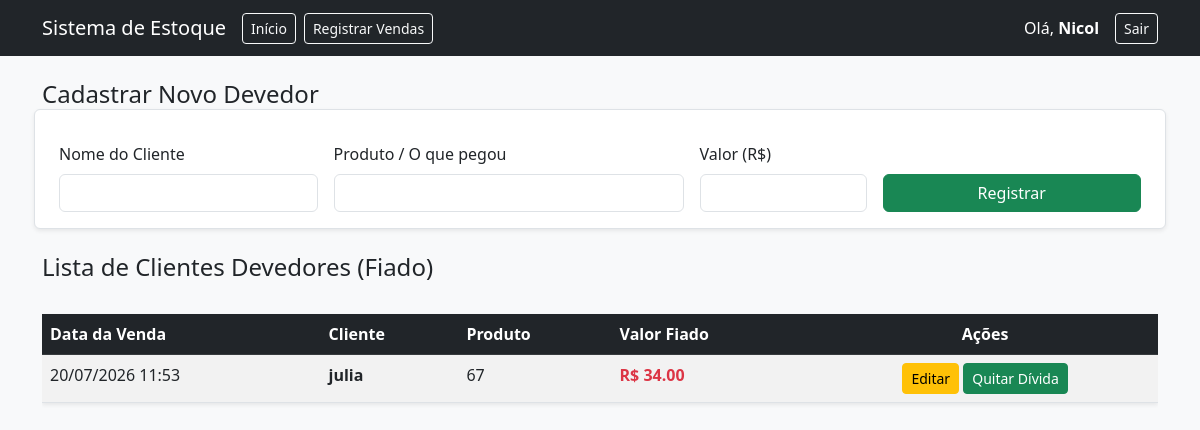
Page /fiados (signed in) on the earlier database version.
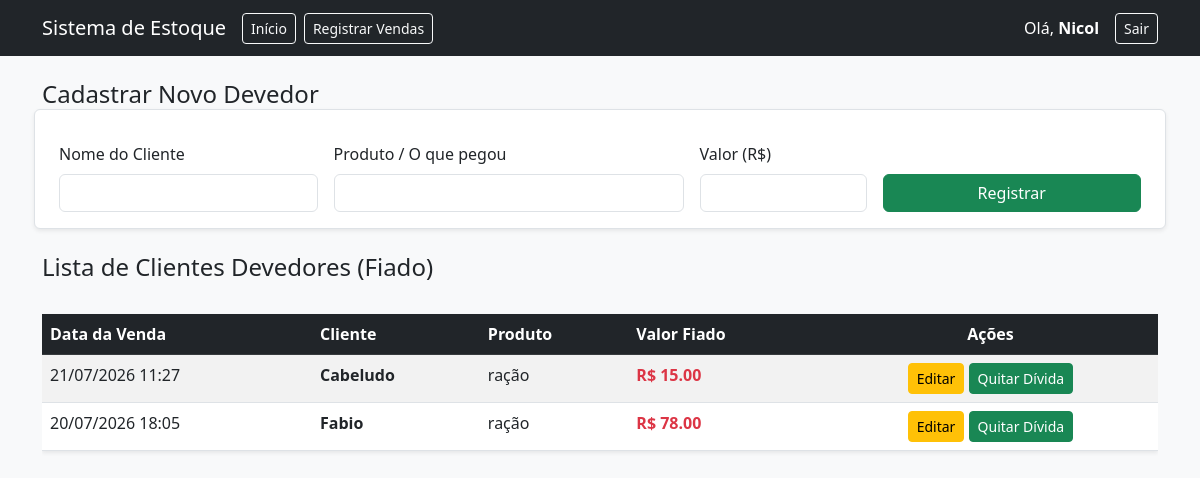
Same page on the later database version.
### app.py (models this page shows)
class Fiado(db.Model):
    id = db.Column(db.Integer, primary_key=True)
    cliente = db.Column(db.String(100), nullable=False)
    produto_nome = db.Column(db.String(100), nullable=False)
    valor_fiado = db.Column(db.Float, nullable=False)
    data_venda = db.Column(db.DateTime, default=datetime.now)
    usuario_id = db.Column(db.Integer, db.ForeignKey('usuario.id'), nullable=False)

### app.py (the view, shortened to what this page needs)
@app.route('/fiados', methods=['GET', 'POST'])
@login_required
def fiados():
    lista_fiados = Fiado.query.filter_by(usuario_id=current_user.id).order_by(Fiado.data_venda.desc()).all()
    return render_template('fiados.html', fiados=lista_fiados)

### app.py (called while the page is built)
@login_manager.user_loader
def load_user(user_id):
    return db.session.get(Usuario, int(user_id))

### templates/fiados.html (shortened to what this page needs)
<!DOCTYPE html>
<html lang="pt-br">
<head>
    <link href="https://cdn.jsdelivr.net/npm/bootstrap@5.3.0/dist/css/bootstrap.min.css" rel="stylesheet">
</head>
<body class="bg-light">
    <nav class="navbar navbar-expand-lg navbar-dark bg-dark mb-4">
        <div class="container">
            <a class="navbar-brand" href="/">Sistema de Estoque</a>
            <div class="collapse navbar-collapse" id="navbarNav">
                <ul class="navbar-nav me-auto">
                    <li class="nav-item">
                        <a class="btn btn-outline-light btn-sm me-2" href="/">Início</a>
                    </li>
                    <li class="nav-item">
                        <a class="btn btn-outline-light btn-sm me-2" href="/registrarVendas">Registrar Vendas</a>
                    </li>
                </ul>
            </div>
            <div class="d-flex align-items-center">
                <span class="navbar-text me-3 text-white">
                    Olá, <strong>{{ current_user.username }}</strong>
                </span>
                <a href="/logout" class="btn btn-outline-light btn-sm">Sair</a>
            </div>
        </div>
    </nav>
    <div class="container">
        <h2 class="h4 mb-3">Cadastrar Novo Devedor</h2>
        <form method="POST" action="/fiados">
            <div class="row g-3 align-items-end p-3 bg-white shadow-sm rounded border">
                <div class="col-md-3">
                    <label class="form-label">Nome do Cliente</label>
                    <input type="text" name="cliente" class="form-control" required>
                </div>
                <div class="col-md-4">
                    <label class="form-label">Produto / O que pegou</label>
                    <input type="text" name="produto_nome" class="form-control" required>
                </div>
                <div class="col-md-2">
                    <label class="form-label">Valor (R$)</label>
                    <input type="number" step="0.01" min="0" name="valor_fiado" class="form-control" required>
                </div>
                <div class="col-md-3">
                    <button type="submit" class="btn btn-success w-100">Registrar</button>
                </div>
            </div>
        </form>
        <h2 class="h4 mb-3 mt-4">Lista de Clientes Devedores (Fiado)</h2>
        <div class="table-responsive">
            <table class="table table-striped table-hover mt-3 bg-white shadow-sm">
                <thead class="table-dark">
                    <tr>
                        <th>Data da Venda</th>
                        <th>Cliente</th>
                        <th>Produto</th>
                        <th>Valor Fiado</th>
                        <th class="text-center">Ações</th>
                    </tr>
                </thead>
                <tbody>
                    {% for fiado in fiados %}
                    <tr>
                        <td>{{ fiado.data_venda.strftime('%d/%m/%Y %H:%M') }}</td>
                        <td><strong>{{ fiado.cliente }}</strong></td>
                        <td>{{ fiado.produto_nome }}</td>
                        <td class="text-danger fw-bold">R$ {{ "%.2f"|format(fiado.valor_fiado) }}</td>
                        <td class="text-center">
                            <a href="/editar_fiado/{{fiado.id}}" class="btn btn-warning btn-sm">Editar</a>
                            <a href="/deletar_fiado/{{fiado.id}}" class="btn btn-success btn-sm"
                                onclick="return confirm('Confirmar que {{fiado.cliente}} quitou essa dívida? O registro será apagado.')">Quitar Dívida</a>
                        </td>
                    </tr>
                    {% endfor %}
                </tbody>
            </table>
        </div>
    </div>
</body>
</html>

Differences in the rows shown:
removed Fiado: data_venda "20/07/2026 11:53", cliente "julia", produto_nome "67", valor_fiado "34.00"
added Fiado: data_venda "21/07/2026 11:27", cliente "Cabeludo", produto_nome "ração", valor_fiado "15.00"
added Fiado: data_venda "20/07/2026 18:05", cliente "Fabio", produto_nome "ração", valor_fiado "78.00"
